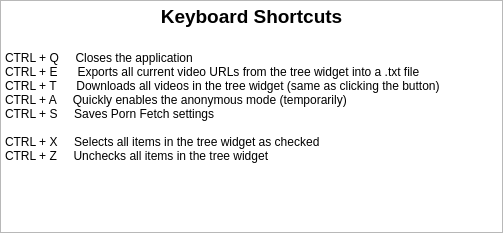
<?xml version="1.0" encoding="UTF-8"?>
<ui version="4.0">
 <class>KeyboardShortcuts</class>
 <widget class="QWidget" name="KeyboardShortcuts">
  <property name="geometry">
   <rect>
    <x>0</x>
    <y>0</y>
    <width>503</width>
    <height>233</height>
   </rect>
  </property>
  <property name="sizePolicy">
   <sizepolicy hsizetype="Fixed" vsizetype="Fixed">
    <horstretch>0</horstretch>
    <verstretch>0</verstretch>
   </sizepolicy>
  </property>
  <property name="minimumSize">
   <size>
    <width>503</width>
    <height>233</height>
   </size>
  </property>
  <property name="maximumSize">
   <size>
    <width>503</width>
    <height>233</height>
   </size>
  </property>
  <property name="windowTitle">
   <string>Keyboard Shortcuts</string>
  </property>
  <layout class="QGridLayout" name="gridLayout">
   <property name="leftMargin">
    <number>0</number>
   </property>
   <property name="topMargin">
    <number>0</number>
   </property>
   <property name="rightMargin">
    <number>0</number>
   </property>
   <property name="bottomMargin">
    <number>0</number>
   </property>
   <property name="spacing">
    <number>0</number>
   </property>
   <item row="0" column="0">
    <layout class="QVBoxLayout" name="verticalLayout">
     <property name="spacing">
      <number>0</number>
     </property>
     <item>
      <widget class="QTextBrowser" name="textBrowser">
       <property name="sizePolicy">
        <sizepolicy hsizetype="Fixed" vsizetype="Fixed">
         <horstretch>0</horstretch>
         <verstretch>0</verstretch>
        </sizepolicy>
       </property>
       <property name="maximumSize">
        <size>
         <width>503</width>
         <height>233</height>
        </size>
       </property>
       <property name="html">
        <string>&lt;!DOCTYPE HTML PUBLIC &quot;-//W3C//DTD HTML 4.0//EN&quot; &quot;http://www.w3.org/TR/REC-html40/strict.dtd&quot;&gt;
&lt;html&gt;&lt;head&gt;&lt;meta name=&quot;qrichtext&quot; content=&quot;1&quot; /&gt;&lt;meta charset=&quot;utf-8&quot; /&gt;&lt;style type=&quot;text/css&quot;&gt;
p, li { white-space: pre-wrap; }
hr { height: 1px; border-width: 0; }
li.unchecked::marker { content: &quot;\2610&quot;; }
li.checked::marker { content: &quot;\2612&quot;; }
&lt;/style&gt;&lt;/head&gt;&lt;body style=&quot; font-family:'Sans Serif'; font-size:9pt; font-weight:400; font-style:normal;&quot;&gt;
&lt;p align=&quot;center&quot; style=&quot; margin-top:0px; margin-bottom:0px; margin-left:0px; margin-right:0px; -qt-block-indent:0; text-indent:0px;&quot;&gt;&lt;span style=&quot; font-size:14pt; font-weight:700;&quot;&gt;Keyboard Shortcuts&lt;/span&gt;&lt;/p&gt;
&lt;p style=&quot;-qt-paragraph-type:empty; margin-top:0px; margin-bottom:0px; margin-left:0px; margin-right:0px; -qt-block-indent:0; text-indent:0px; font-size:14pt; font-weight:700;&quot;&gt;&lt;br /&gt;&lt;/p&gt;
&lt;p style=&quot; margin-top:0px; margin-bottom:0px; margin-left:0px; margin-right:0px; -qt-block-indent:0; text-indent:0px;&quot;&gt;CTRL + Q     Closes the application&lt;/p&gt;
&lt;p style=&quot; margin-top:0px; margin-bottom:0px; margin-left:0px; margin-right:0px; -qt-block-indent:0; text-indent:0px;&quot;&gt;CTRL + E      Exports all current video URLs from the tree widget into a .txt file &lt;/p&gt;
&lt;p style=&quot; margin-top:0px; margin-bottom:0px; margin-left:0px; margin-right:0px; -qt-block-indent:0; text-indent:0px;&quot;&gt;CTRL + T      Downloads all videos in the tree widget (same as clicking the button)&lt;/p&gt;
&lt;p style=&quot; margin-top:0px; margin-bottom:0px; margin-left:0px; margin-right:0px; -qt-block-indent:0; text-indent:0px;&quot;&gt;CTRL + A     Quickly enables the anonymous mode (temporarily)&lt;/p&gt;
&lt;p style=&quot; margin-top:0px; margin-bottom:0px; margin-left:0px; margin-right:0px; -qt-block-indent:0; text-indent:0px;&quot;&gt;CTRL + S     Saves Porn Fetch settings&lt;/p&gt;
&lt;p style=&quot;-qt-paragraph-type:empty; margin-top:0px; margin-bottom:0px; margin-left:0px; margin-right:0px; -qt-block-indent:0; text-indent:0px;&quot;&gt;&lt;br /&gt;&lt;/p&gt;
&lt;p style=&quot; margin-top:0px; margin-bottom:0px; margin-left:0px; margin-right:0px; -qt-block-indent:0; text-indent:0px;&quot;&gt;CTRL + X     Selects all items in the tree widget as checked&lt;/p&gt;
&lt;p style=&quot; margin-top:0px; margin-bottom:0px; margin-left:0px; margin-right:0px; -qt-block-indent:0; text-indent:0px;&quot;&gt;CTRL + Z     Unchecks all items in the tree widget&lt;/p&gt;
&lt;p style=&quot;-qt-paragraph-type:empty; margin-top:0px; margin-bottom:0px; margin-left:0px; margin-right:0px; -qt-block-indent:0; text-indent:0px;&quot;&gt;&lt;br /&gt;&lt;/p&gt;
&lt;p style=&quot; margin-top:0px; margin-bottom:0px; margin-left:0px; margin-right:0px; -qt-block-indent:0; text-indent:0px;&quot;&gt;   &lt;/p&gt;&lt;/body&gt;&lt;/html&gt;</string>
       </property>
      </widget>
     </item>
    </layout>
   </item>
  </layout>
 </widget>
 <resources/>
 <connections/>
</ui>
